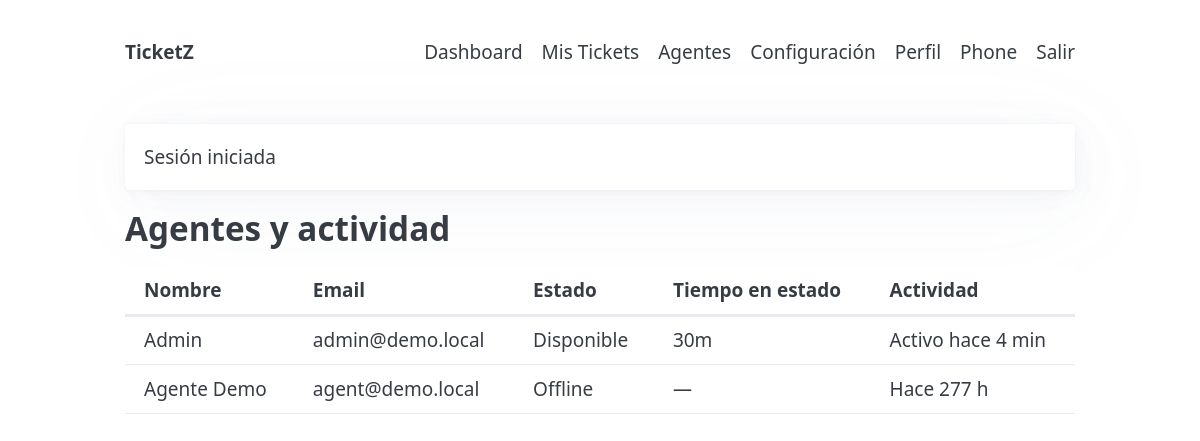
/?page=agents (signed in), run on an earlier commit of the app's database.
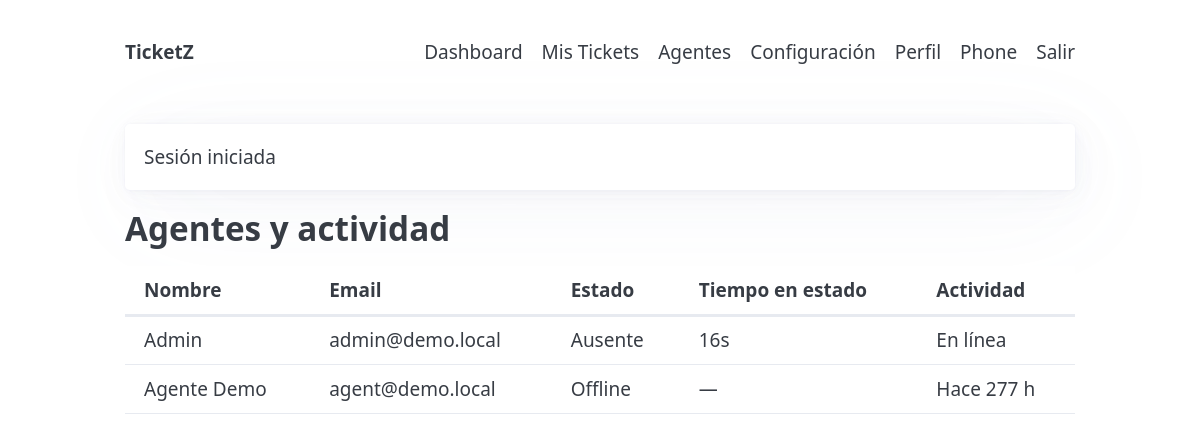
And on a later commit of the database.
### tables this page shows
CREATE TABLE users(
        id INTEGER PRIMARY KEY AUTOINCREMENT,
        name TEXT NOT NULL,
        email TEXT UNIQUE NOT NULL,
        pass TEXT NOT NULL,
        role TEXT NOT NULL DEFAULT "user",
        theme TEXT NOT NULL DEFAULT "light",
        notify_email INTEGER NOT NULL DEFAULT 1,
        last_active INTEGER DEFAULT NULL,
        created_at INTEGER NOT NULL
    , status TEXT NOT NULL DEFAULT "offline", status_since INTEGER DEFAULT NULL);

### app/db.php (called while the page is built, shortened)
<?php
function db(): PDO {
    static $pdo = null;
    if ($pdo) return $pdo;
    $dsn = 'sqlite:' . DB_FILE;
    try {
        $pdo = new PDO($dsn);
        $pdo->setAttribute(PDO::ATTR_ERRMODE, PDO::ERRMODE_EXCEPTION);
        $pdo->exec('PRAGMA foreign_keys = ON');
        return $pdo;
    } catch (PDOException $e) {
        http_response_code(500);
        $msg = "No se pudo abrir la base de datos SQLite en: " . DB_FILE . "\\nError: " . $e->getMessage();
        echo nl2br(htmlspecialchars($msg, ENT_QUOTES | ENT_SUBSTITUTE, 'UTF-8'));
        exit;
    }
}

### app/models.php (called while the page is built, shortened)
<?php
function list_agents(): array {
    $st=db()->query('SELECT id,name,email,last_active,status,status_since FROM users WHERE role IN ("agent","admin") ORDER BY name');
    return $st->fetchAll(PDO::FETCH_ASSOC);
}

### public/index.php (the view, shortened to what this page needs)
<?php
require_once __DIR__ . '/../app/bootstrap.php';
$page   = $_GET['page'] ?? 'home';
function human_duration(int $seconds): string {
    if ($seconds < 60) return $seconds.'s';
    if ($seconds < 3600) return intval($seconds/60).'m';
    return intval($seconds/86400).'d';
}
if ($page === 'agents') {
    $agents = list_agents();
    render_header('Agentes', $user);
    echo '<div class="narrow"><h2>Agentes y actividad</h2><div class="table-scroll"><table><thead>
    <tr><th>Nombre</th><th>Email</th><th>Estado</th><th>Tiempo en estado</th><th>Actividad</th></tr></thead><tbody>';
    foreach ($agents as $a) {
        $ago = $a['last_active'] ? (time() - (int)$a['last_active']) : 999999;
        $label = $ago < 120 ? 'En línea' : ($ago < 3600 ? 'Activo hace '.intval($ago/60).' min' : 'Hace '.intval($ago/3600).' h');
        $since = $a['status_since'] ? human_duration(time() - (int)$a['status_since']) : '—';
        $state_label = $a['status'] === 'en_llamada' ? 'En llamada' :
                       ($a['status'] === 'disponible' ? 'Disponible' :
                        ($a['status'] === 'ausente' ? 'Ausente' : 'Offline'));
        echo '<tr><td>'.e($a['name']).'</td><td>'.e($a['email']).'</td><td>'.$state_label.'</td><td>'.$since.'</td><td>'.$label.'</td></tr>';
    }
    echo '</tbody></table></div></div>';
    render_footer(); exit;
}

### app/util.php (shortened to what this page needs)
<?php
function e(string $s): string { return htmlspecialchars($s, ENT_QUOTES | ENT_SUBSTITUTE, 'UTF-8'); }
function flash(string $key, ?string $msg = null) {
    if ($msg === null) {
        $m = $_SESSION['_flash'][$key] ?? null;
        return $m;
    }
}
function get_theme(): string {
    $u = $_SESSION['user'] ?? null;
    return $u['theme'] ?? 'light';
}
function render_header(string $title, ?array $user) {
$theme = get_theme();
echo '<!DOCTYPE html><html lang="es" data-theme="'.e($theme).'"><head>
<meta charset="utf-8"><meta name="viewport" content="width=device-width,initial-scale=1">
<title>'.e($title).'</title>
<link rel="stylesheet" href="https://unpkg.com/@picocss/pico@2/css/pico.min.css">
<link rel="stylesheet" href="assets/style.css">
<link rel="preconnect" href="https://fonts.googleapis.com"><link rel="preconnect" href="https://fonts.gstatic.com" crossorigin>
<link href="https://fonts.googleapis.com/css2?family=Inter:wght@400;600;700&display=swap" rel="stylesheet">
</head><body>
<header class="container">
  <nav>
    <ul><li><strong>TicketZ</strong></li></ul>
    <ul>';
    if ($user) {
        echo '<li><a href="?page=dashboard">Dashboard</a></li>
              <li><a href="?page=tickets">Mis Tickets</a></li>
              <li><a href="?page=agents">Agentes</a></li>
              <li><a href="?page=settings">Configuración</a></li>
              <li><a href="?page=profile">Perfil</a></li>
              <li><a href="?page=phone" target="_blank">Phone</a></li>
              <li><a class="contrast" href="?action=logout">Salir</a></li>';
    } else {
        echo '<li><a href="?page=home">Inicio</a></li>
              <li><a href="?page=login">Entrar</a></li>
              <li><a href="?page=register">Registro</a></li>';
    }
echo '</ul></nav></header><main class="container content">';
$m = flash('msg'); if ($m) { echo '<article class="msg">'.$m.'</article>'; }
}
function render_footer() {
    echo '</main><footer class="container"></footer>
<script>
document.querySelectorAll("[data-theme-toggle]").forEach(b=>{
  b.addEventListener("click",()=>{
    const cur=document.documentElement.getAttribute("data-theme")==="dark"?"light":"dark";
    document.documentElement.setAttribute("data-theme",cur);
    fetch("?action=theme&v="+cur,{method:"POST",headers:{ "Content-Type":"application/x-www-form-urlencoded" },body:"csrf=<?php echo e(csrf_token()); ?>&theme="+cur});
  });
});
</script>
</body></html>';
}

### public/assets/style.css (style rules this page uses)
:root { --brand: #7c4b2b; --brand-2: #f4e6d6; --brand-3: #f7f2ea; }
html, body { overflow: auto !important; }
header nav a { color: inherit !important; text-decoration: none !important; }

What changed in the data, as far as the page shows it:
changed users "Admin": status "Disponible" → "Ausente"; status_since "30m" → "16s"; last_active "Activo hace 4 min" → "En línea"
